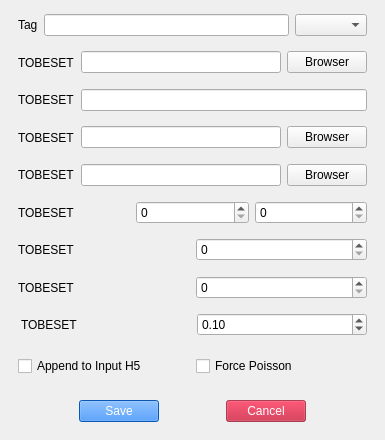
<?xml version="1.0" encoding="UTF-8"?>
<ui version="4.0">
 <class>Settings</class>
 <widget class="QMainWindow" name="Settings">
  <property name="geometry">
   <rect>
    <x>0</x>
    <y>0</y>
    <width>385</width>
    <height>440</height>
   </rect>
  </property>
  <property name="windowTitle">
   <string>MainWindow</string>
  </property>
  <property name="documentMode">
   <bool>false</bool>
  </property>
  <widget class="QWidget" name="centralwidget">
   <layout class="QVBoxLayout" name="verticalLayout">
    <item>
     <widget class="QWidget" name="widget_11" native="true">
      <layout class="QHBoxLayout" name="horizontalLayout_11" stretch="0,0,0">
       <property name="topMargin">
        <number>0</number>
       </property>
       <property name="bottomMargin">
        <number>0</number>
       </property>
       <item>
        <widget class="QLabel" name="label_9">
         <property name="text">
          <string>Tag</string>
         </property>
        </widget>
       </item>
       <item>
        <widget class="QLineEdit" name="lineEdit_5"/>
       </item>
       <item>
        <widget class="QComboBox" name="comboBox"/>
       </item>
      </layout>
     </widget>
    </item>
    <item>
     <widget class="QWidget" name="widget" native="true">
      <layout class="QHBoxLayout" name="horizontalLayout">
       <property name="topMargin">
        <number>0</number>
       </property>
       <property name="bottomMargin">
        <number>0</number>
       </property>
       <item>
        <widget class="QLabel" name="label">
         <property name="toolTip">
          <string>&lt;html&gt;&lt;head/&gt;&lt;body&gt;&lt;p&gt;&lt;br/&gt;&lt;/p&gt;&lt;/body&gt;&lt;/html&gt;</string>
         </property>
         <property name="text">
          <string>TOBESET</string>
         </property>
        </widget>
       </item>
       <item>
        <widget class="QLineEdit" name="lineEdit"/>
       </item>
       <item>
        <widget class="QPushButton" name="pushButton">
         <property name="text">
          <string>Browser</string>
         </property>
        </widget>
       </item>
      </layout>
     </widget>
    </item>
    <item>
     <widget class="QWidget" name="widget_5" native="true">
      <layout class="QHBoxLayout" name="horizontalLayout_5">
       <property name="topMargin">
        <number>0</number>
       </property>
       <property name="bottomMargin">
        <number>0</number>
       </property>
       <item>
        <widget class="QLabel" name="label_5">
         <property name="toolTip">
          <string>&lt;html&gt;&lt;head/&gt;&lt;body&gt;&lt;p&gt;&lt;br/&gt;&lt;/p&gt;&lt;/body&gt;&lt;/html&gt;</string>
         </property>
         <property name="text">
          <string>TOBESET</string>
         </property>
        </widget>
       </item>
       <item>
        <widget class="QLineEdit" name="lineEdit_4"/>
       </item>
      </layout>
     </widget>
    </item>
    <item>
     <widget class="QWidget" name="widget_2" native="true">
      <layout class="QHBoxLayout" name="horizontalLayout_2">
       <property name="topMargin">
        <number>0</number>
       </property>
       <property name="bottomMargin">
        <number>0</number>
       </property>
       <item>
        <widget class="QLabel" name="label_2">
         <property name="toolTip">
          <string>&lt;html&gt;&lt;head/&gt;&lt;body&gt;&lt;p&gt;&lt;br/&gt;&lt;/p&gt;&lt;/body&gt;&lt;/html&gt;</string>
         </property>
         <property name="text">
          <string>TOBESET</string>
         </property>
        </widget>
       </item>
       <item>
        <widget class="QLineEdit" name="lineEdit_2"/>
       </item>
       <item>
        <widget class="QPushButton" name="pushButton_2">
         <property name="text">
          <string>Browser</string>
         </property>
        </widget>
       </item>
      </layout>
     </widget>
    </item>
    <item>
     <widget class="QWidget" name="widget_4" native="true">
      <layout class="QHBoxLayout" name="horizontalLayout_4">
       <property name="topMargin">
        <number>0</number>
       </property>
       <property name="bottomMargin">
        <number>0</number>
       </property>
       <item>
        <widget class="QLabel" name="label_4">
         <property name="toolTip">
          <string>&lt;html&gt;&lt;head/&gt;&lt;body&gt;&lt;p&gt;&lt;br/&gt;&lt;/p&gt;&lt;/body&gt;&lt;/html&gt;</string>
         </property>
         <property name="text">
          <string>TOBESET</string>
         </property>
        </widget>
       </item>
       <item>
        <widget class="QLineEdit" name="lineEdit_3"/>
       </item>
       <item>
        <widget class="QPushButton" name="pushButton_3">
         <property name="text">
          <string>Browser</string>
         </property>
        </widget>
       </item>
      </layout>
     </widget>
    </item>
    <item>
     <widget class="QWidget" name="widget_3" native="true">
      <layout class="QHBoxLayout" name="horizontalLayout_3">
       <property name="topMargin">
        <number>0</number>
       </property>
       <property name="bottomMargin">
        <number>0</number>
       </property>
       <item>
        <widget class="QLabel" name="label_3">
         <property name="text">
          <string>TOBESET</string>
         </property>
        </widget>
       </item>
       <item>
        <widget class="QSpinBox" name="spinBox">
         <property name="maximum">
          <number>1024</number>
         </property>
        </widget>
       </item>
       <item>
        <widget class="QSpinBox" name="spinBox_2">
         <property name="maximum">
          <number>1024</number>
         </property>
        </widget>
       </item>
      </layout>
     </widget>
    </item>
    <item>
     <widget class="QWidget" name="widget_6" native="true">
      <layout class="QHBoxLayout" name="horizontalLayout_6">
       <property name="topMargin">
        <number>0</number>
       </property>
       <property name="bottomMargin">
        <number>0</number>
       </property>
       <item>
        <widget class="QLabel" name="label_6">
         <property name="text">
          <string>TOBESET</string>
         </property>
        </widget>
       </item>
       <item>
        <widget class="QSpinBox" name="spinBox_3">
         <property name="maximum">
          <number>1024</number>
         </property>
        </widget>
       </item>
      </layout>
     </widget>
    </item>
    <item>
     <widget class="QWidget" name="widget_7" native="true">
      <layout class="QHBoxLayout" name="horizontalLayout_7">
       <property name="topMargin">
        <number>0</number>
       </property>
       <property name="bottomMargin">
        <number>0</number>
       </property>
       <item>
        <widget class="QLabel" name="label_7">
         <property name="text">
          <string>TOBESET</string>
         </property>
        </widget>
       </item>
       <item>
        <widget class="QSpinBox" name="spinBox_4">
         <property name="maximum">
          <number>2014</number>
         </property>
        </widget>
       </item>
      </layout>
     </widget>
    </item>
    <item>
     <widget class="QWidget" name="widget_8" native="true">
      <layout class="QHBoxLayout" name="horizontalLayout_8">
       <property name="leftMargin">
        <number>12</number>
       </property>
       <property name="topMargin">
        <number>0</number>
       </property>
       <property name="bottomMargin">
        <number>0</number>
       </property>
       <item>
        <widget class="QLabel" name="label_8">
         <property name="text">
          <string>TOBESET</string>
         </property>
        </widget>
       </item>
       <item>
        <widget class="QDoubleSpinBox" name="doubleSpinBox">
         <property name="maximum">
          <double>1.000000000000000</double>
         </property>
         <property name="value">
          <double>0.100000000000000</double>
         </property>
        </widget>
       </item>
      </layout>
     </widget>
    </item>
    <item>
     <widget class="QWidget" name="widget_9" native="true">
      <layout class="QHBoxLayout" name="horizontalLayout_9">
       <item>
        <widget class="QCheckBox" name="checkBox_2">
         <property name="text">
          <string>Append to Input H5</string>
         </property>
        </widget>
       </item>
       <item>
        <widget class="QCheckBox" name="checkBox">
         <property name="text">
          <string>Force Poisson</string>
         </property>
        </widget>
       </item>
      </layout>
     </widget>
    </item>
    <item>
     <widget class="QWidget" name="widget_10" native="true">
      <layout class="QHBoxLayout" name="horizontalLayout_10" stretch="0,0">
       <item>
        <widget class="QPushButton" name="pushButton_4">
         <property name="sizePolicy">
          <sizepolicy hsizetype="Fixed" vsizetype="Fixed">
           <horstretch>0</horstretch>
           <verstretch>0</verstretch>
          </sizepolicy>
         </property>
         <property name="sizeIncrement">
          <size>
           <width>0</width>
           <height>0</height>
          </size>
         </property>
         <property name="cursor">
          <cursorShape>PointingHandCursor</cursorShape>
         </property>
         <property name="styleSheet">
          <string notr="true">background-color: rgb(14, 122, 255);
color: rgb(255, 255, 255);</string>
         </property>
         <property name="text">
          <string>Save</string>
         </property>
        </widget>
       </item>
       <item>
        <widget class="QPushButton" name="pushButton_5">
         <property name="sizePolicy">
          <sizepolicy hsizetype="Fixed" vsizetype="Fixed">
           <horstretch>0</horstretch>
           <verstretch>0</verstretch>
          </sizepolicy>
         </property>
         <property name="styleSheet">
          <string notr="true">background-color: rgba(189, 20, 50, 170);
color: rgb(255, 255, 255);</string>
         </property>
         <property name="text">
          <string>Cancel</string>
         </property>
        </widget>
       </item>
      </layout>
     </widget>
    </item>
   </layout>
  </widget>
 </widget>
 <resources/>
 <connections/>
</ui>
